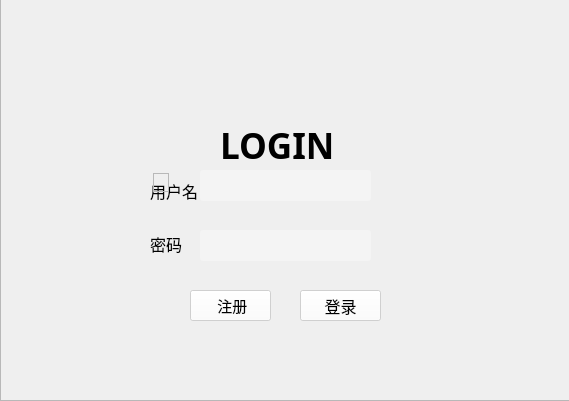
<?xml version="1.0" encoding="UTF-8"?>
<ui version="4.0">
 <class>Login</class>
 <widget class="QWidget" name="Login">
  <property name="geometry">
   <rect>
    <x>0</x>
    <y>0</y>
    <width>569</width>
    <height>401</height>
   </rect>
  </property>
  <property name="minimumSize">
   <size>
    <width>569</width>
    <height>401</height>
   </size>
  </property>
  <property name="maximumSize">
   <size>
    <width>569</width>
    <height>401</height>
   </size>
  </property>
  <property name="windowTitle">
   <string>Login</string>
  </property>
  <property name="styleSheet">
   <string notr="true"/>
  </property>
  <widget class="QFrame" name="login_frame">
   <property name="geometry">
    <rect>
     <x>0</x>
     <y>-20</y>
     <width>571</width>
     <height>421</height>
    </rect>
   </property>
   <property name="styleSheet">
    <string notr="true">#login_frame
{
border-image: url(:/background/login_bg.jpg);
}</string>
   </property>
   <property name="frameShape">
    <enum>QFrame::StyledPanel</enum>
   </property>
   <property name="frameShadow">
    <enum>QFrame::Raised</enum>
   </property>
   <widget class="QLabel" name="label_3">
    <property name="geometry">
     <rect>
      <x>220</x>
      <y>140</y>
      <width>151</width>
      <height>51</height>
     </rect>
    </property>
    <property name="font">
     <font>
      <family>Rockwell Extra Bold</family>
      <pointsize>26</pointsize>
      <bold>true</bold>
     </font>
    </property>
    <property name="text">
     <string>LOGIN</string>
    </property>
   </widget>
   <widget class="QLabel" name="label_2">
    <property name="geometry">
     <rect>
      <x>150</x>
      <y>248</y>
      <width>52</width>
      <height>31</height>
     </rect>
    </property>
    <property name="font">
     <font>
      <family>Bernard MT Condensed</family>
      <pointsize>12</pointsize>
     </font>
    </property>
    <property name="text">
     <string>密码     </string>
    </property>
   </widget>
   <widget class="QLineEdit" name="password_le">
    <property name="geometry">
     <rect>
      <x>200</x>
      <y>250</y>
      <width>171</width>
      <height>31</height>
     </rect>
    </property>
    <property name="styleSheet">
     <string notr="true">#password_le
{
	background-color: rgba(255, 255, 255,0.3);
	border-radius: 3px; /* 边框圆角 */
	font-size: 12pt; /* 文本字体大小 */
}
#password_le:hover { /* 鼠标悬浮在QLineEdit时的状态 */
		border: 1px dashed #fff9b4;
	border-radius: 3px;
	background-color:#fffee2;
	color: #000000;
	selection-background-color: #298DFF;
	selection-color: #F2F2F2;
}
#password_le:focus {
    border: 1px dashed #fffac2;
    border-radius: 3px;
    background-color: #fffee2;
    color: #000000;
    selection-background-color: #298DFF;
    selection-color: #F2F2F2;
}</string>
    </property>
    <property name="echoMode">
     <enum>QLineEdit::Password</enum>
    </property>
   </widget>
   <widget class="QLabel" name="label_4">
    <property name="geometry">
     <rect>
      <x>150</x>
      <y>190</y>
      <width>51</width>
      <height>41</height>
     </rect>
    </property>
    <property name="font">
     <font>
      <family>Bernard MT Condensed</family>
      <pointsize>12</pointsize>
     </font>
    </property>
    <property name="text">
     <string>用户名</string>
    </property>
   </widget>
   <widget class="QPushButton" name="login_pb">
    <property name="geometry">
     <rect>
      <x>300</x>
      <y>310</y>
      <width>81</width>
      <height>31</height>
     </rect>
    </property>
    <property name="font">
     <font>
      <family>Bernard MT Condensed</family>
      <pointsize>12</pointsize>
     </font>
    </property>
    <property name="styleSheet">
     <string notr="true">background-color: rgba(255, 255, 255,0.6);</string>
    </property>
    <property name="text">
     <string>登录</string>
    </property>
   </widget>
   <widget class="QPushButton" name="regist_pb">
    <property name="geometry">
     <rect>
      <x>190</x>
      <y>310</y>
      <width>81</width>
      <height>31</height>
     </rect>
    </property>
    <property name="font">
     <font>
      <family>Bernard MT Condensed</family>
      <pointsize>11</pointsize>
      <italic>false</italic>
      <bold>false</bold>
     </font>
    </property>
    <property name="styleSheet">
     <string notr="true">background-color: rgba(255, 255, 255,0.6);
</string>
    </property>
    <property name="text">
     <string> 注册</string>
    </property>
   </widget>
   <widget class="QLineEdit" name="username_le">
    <property name="geometry">
     <rect>
      <x>200</x>
      <y>190</y>
      <width>171</width>
      <height>31</height>
     </rect>
    </property>
    <property name="styleSheet">
     <string notr="true">#username_le
{
background-color: rgba(255, 255, 255,0.3);/* 透明度 */
border-radius: 3px; /* 边框圆角 */
font-size: 12pt; /* 文本字体大小 */
}

#username_le:hover { /* 鼠标悬浮在QLineEdit时的状态 */
	border: 1px dashed #fffac2;
	border-radius: 3px;
	background-color:#fffee2;
	color: #000000;
	selection-background-color: #298DFF;
	selection-color: #F2F2F2;
}
#username_le:focus {
    border: 1px dashed #fffac2;
    border-radius: 3px;
    background-color: #fffee2;
    color: #000000;
    selection-background-color: #298DFF;
    selection-color: #F2F2F2;
}

</string>
    </property>
   </widget>
   <widget class="QFrame" name="frame">
    <property name="geometry">
     <rect>
      <x>153</x>
      <y>193</y>
      <width>16</width>
      <height>19</height>
     </rect>
    </property>
    <property name="styleSheet">
     <string notr="true"/>
    </property>
    <property name="frameShape">
     <enum>QFrame::StyledPanel</enum>
    </property>
    <property name="frameShadow">
     <enum>QFrame::Raised</enum>
    </property>
    <widget class="QLabel" name="label">
     <property name="geometry">
      <rect>
       <x>-10</x>
       <y>0</y>
       <width>48</width>
       <height>19</height>
      </rect>
     </property>
     <property name="font">
      <font>
       <family>Bernard MT Condensed</family>
       <pointsize>12</pointsize>
      </font>
     </property>
     <property name="text">
      <string/>
     </property>
    </widget>
   </widget>
  </widget>
 </widget>
 <resources/>
 <connections/>
</ui>
